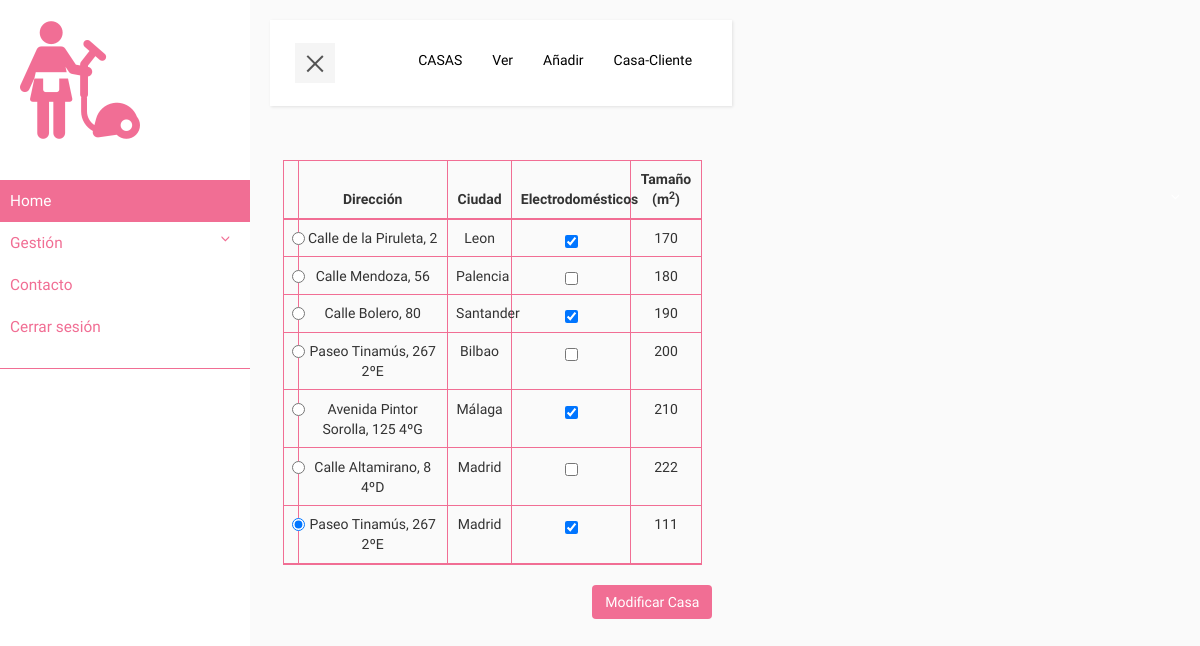
The page /ProyectoNetbeans/assets/components/home/view.php?casa=ver on the database as committed earlier.
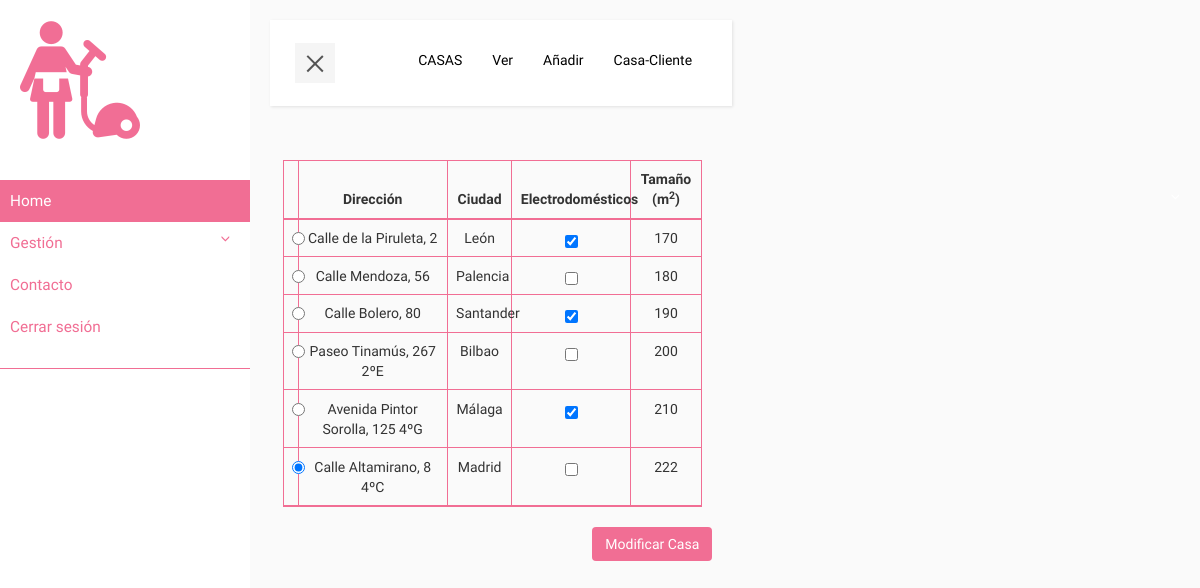
The same page on the database as committed later.
### tables this page shows
CREATE TABLE `casa` (
  `P_casa` int(11) NOT NULL,
  `sice` int(4) DEFAULT NULL,
  `direccion` varchar(200) NOT NULL,
  `ciudad` varchar(40) NOT NULL,
  `hasFurniture` tinyint(4) NOT NULL,
  `A_cliente` int(11) NOT NULL
);

### ProyectoNetbeans/assets/components/home/model.php (called while the page is built, shortened)
<?php
require_once './../clases/casa.php';
class modelClass {
    function verCasas()
    {
    require_once './../conexion/conexion.php';
        $stmt = $conn->prepare("SELECT * FROM casa");
        $stmt->execute();
        $casas = Array();
        $resultado = $stmt->fetch();
        while ($resultado != null)
        {
            $casa = new Casa($resultado);
            array_push($casas, $casa);
            $resultado = $stmt->fetch();
        }
        return $casas;
    }
}

### ProyectoNetbeans/assets/components/clases/casa.php (called while the page is built, shortened)
<?php
class Casa{
    private $P_casa;
    private $sice;
    private $direccion;
    private $ciudad;
    private $hasFurniture;
    public function __construct($row) {
        $this->P_casa = $row["P_casa"];
        $this->sice = $row["sice"];
        $this->direccion = $row["direccion"];
        $this->ciudad = $row["ciudad"];
        $this->hasFurniture = $row["hasFurniture"];
    }
    public function getP_casa(){
        return $this->P_casa;
    }
    public function getSice(){
        return $this->sice;
    }
    public function getDireccion(){
        return $this->direccion;
    }
    public function getCiudad(){
        return $this->ciudad;
    }
    public function getHasFurniture(){
        return $this->hasFurniture;
    }
}

### ProyectoNetbeans/assets/components/home/controller-casas.php (the view, shortened to what this page needs)
<?php
function tablaVistaCasas(){
    $tablaHTML= "<div id='tablaVista' class='container-fluid'>
    <form method='POST' action='?casa=modificar'>
        <table class='row table table-bordered table-hover table-responsive'>
            <thead>
                <tr>
                    <th>&nbsp;&nbsp;&nbsp;&nbsp;</th>
                    <th class='text-center'>Dirección</th>
                    <th class='text-center'>Ciudad</th>
                    <th class='text-center'>Electrodomésticos</th>
                    <th class='text-center'>Tamaño (m<sup>2</sup>)</th>
                </tr>
            </thead>
            <tbody>";
            $model = new modelClass();
            $casas = $model->verCasas();
            foreach ($casas as $value) {
                $tablaHTML.= "
                <tr>
                    <td>
                        <input class='radio' type='radio' value='" . $value->getP_casa() . "' name='btnRadioCasa' checked>
                    </td>
                    <td class='text-center'>" . $value->getDireccion() . "</td>
                    <td class='text-center'>" . $value->getCiudad() . "</td>
                    <td class='text-center'>
                        ";
                        if ($value->getHasFurniture() == 1)
                        {
                            $tablaHTML.= "<input type='checkbox' class='checkbox checkbox-inline' name='btncheck' checked onclick='return false;'>";
                        }
                        else{
                            $tablaHTML.= "<input type='checkbox' class='checkbox checkbox-inline' name='btncheck' onclick='return false;'>";
                        }
                        $tablaHTML.="
                    </td>
                    <td class='text-center'>" . $value->getSice() . "</td>
                </tr>"; } $tablaHTML.= "</tbody>
        </table>
        <div class='col-md-offset-8 col-md-4 row'>
            <button id='modificarCasa' name='modificarCasa' type='submit' class='btn estilo-btn'>Modificar Casa</button>
        </div>
    </form>
</div>";
return $tablaHTML;
}
function formShowCasas(){
    $contenido = "" .
    tablaVistaCasas()
     . "";
    return $contenido;
}
function menuCasas($tipoGestion){
    $contenido = "<div class='collapse navbar-collapse' id='bs-example-navbar-collapse-1'>
    <ul class='nav navbar-nav navbar-right'>
        <li><a>". strtoupper($tipoGestion) ."</a></li>
        <li><a href='?casa=ver'>Ver</a></li>
        <li><a href='?casa=anadir'>Añadir</a></li>
        <li><a href='?casa=casa-cliente'>Casa-Cliente</a></li>
    </ul>
</div>
</div>
</nav>";
    return $contenido;
}

### ProyectoNetbeans/assets/components/home/view.php (shortened to what this page needs)
<!DOCTYPE html>
<html>
<head>
    <link href="./../../vendors/font-awesome/css/font-awesome.css" rel="stylesheet">
    <link rel="stylesheet" href="./../../vendors/bootstrap/css/bootstrap.min.css" />
    <link rel="stylesheet" type="text/css" href="./../../css/home.css">
</head>
<body>
    <div class="wrapper">
        <nav id="sidebar">
            <div class="sidebar-header">
                <img src="./../../images/icono/pink/cleaner128.png">
            </div>
            <ul class="list-unstyled components">
                <li class="active">
                    <a href="?home" aria-expanded="false">Home</a>
                </li>
                <li>
                    <a href="#pageSubmenu" data-toggle="collapse" aria-expanded="false">Gestión</a>
                </li>
                <li>
                    <a href="?contacto">Contacto</a>
                </li>
                <li>
                    <a href="?cerrarsesion">Cerrar sesión</a>
                </li>
            </ul>
        </nav>
        <div id='content'>
    <nav class='navbar navbar-default'>
    <div class='container-fluid'>
        <div class='navbar-header'>
            <button type='button' id='sidebarCollapse' class='navbar-btn'>
                    <span></span>
                </button>
        </div>
        <?php
require_once './controller.php';
if (isset($_GET['casa'])) {
    $tipoForm = $_GET['casa'];
    echo tipoFormCasas($tipoForm);
}
?>
</body>
</html>

### ProyectoNetbeans/assets/components/home/controller.php (shortened to what this page needs)
<?php
require_once './model.php';
require_once './controller-casas.php';
function tipoFormCasas($tipoForm){
    switch ($tipoForm) {
        case 'ver':
           return menuCasas("casas") . formShowCasas() . "</div>";
            break;
    }
}

### ProyectoNetbeans/assets/css/home.css (style rules this page uses)
* { font-family: 'Cousine'; }
body { background: #fafafa; }
a, a:hover, a:focus { color: inherit; text-decoration: none; transition: all 0.3s; }
.navbar { padding: 15px 10px; background: #fff; border: none; border-radius: 0; margin-bottom: 40px; box-shadow: 1px 1px 3px rgba(0, 0, 0, 0.1); }
.navbar-btn { box-shadow: none; outline: none !important; border: none; }
.wrapper { display: flex; align-items: stretch; perspective: 1500px; }
#sidebar { min-width: 250px; max-width: 250px; background: white; color: #f16e94; transition: all 0.6s cubic-bezier(0.945, 0.020, 0.270, 0.665); transform-origin: bottom left; }
#sidebar .sidebar-header { padding: 20px; background: white; }
#sidebar ul.components { padding: 20px 0; border-bottom: 1px solid #f16e94; }
#sidebar ul li a { padding: 10px; font-size: 1.1em; display: block; }
#sidebar ul li.active>a, a[aria-expanded="true"] { color: #fff; background: #f16e94; }
.navbar-default .navbar-nav>li>a { color: black; }
a[data-toggle="collapse"] { position: relative; }
a[aria-expanded="false"]::before, a[aria-expanded="true"]::before { content: '\e259'; display: block; position: absolute; right: 20px; font-family: 'Glyphicons Halflings'; font-size: 0.6em; }
#content { padding: 20px; min-height: 100vh; transition: all 0.3s; }
#sidebarCollapse { width: 40px; height: 40px; background: #f5f5f5; }
#sidebarCollapse span { width: 80%; height: 2px; margin: 0 auto; display: block; background: #555; transition: all 0.8s cubic-bezier(0.810, -0.330, 0.345, 1.375); transition-delay: 0.2s; }
#sidebarCollapse span:last-of-type { transform: rotate(-45deg) translate(1px, -1px); }
@media (min-width: 769px) { #tablaVista { padding-top: 3%; padding-left: 6%; } }
@media (min-width: 769px) { #tablaVista th, #tablaVista td { padding: 2%; } }
.estilo-btn { background-color: #f16e94 !important; color: #fff; }
#tablaVista table, #tablaVista th, #tablaVista td { border: 1px solid #f16e94; }

Rows that differ between the two databases and show on the page:
removed casa: direccion "Paseo Tinamús, 267 2ºE", ciudad "Madrid", sice "111"
changed casa "Calle de la Piruleta, 2": ciudad "Leon" → "León"
changed casa "Madrid": btnRadioCasa "☐" → "☑"; direccion "Calle Altamirano, 8 4ºD" → "Calle Altamirano, 8 4ºC"
